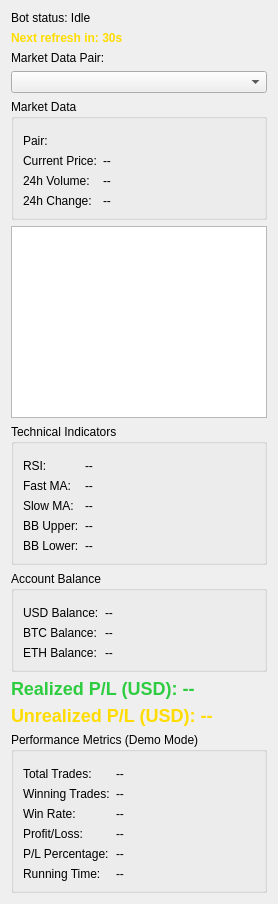
      <widget class="QWidget" name="monitoring_tab">
       <attribute name="title">
        <string>Monitoring</string>
       </attribute>
       <layout class="QVBoxLayout" name="verticalLayout_7">
        <item>
         <widget class="QLabel" name="bot_status_label">
          <property name="text">
           <string>Bot status: Idle</string>
          </property>
         </widget>
        </item>
        <item>
         <widget class="QLabel" name="refresh_countdown_label">
          <property name="styleSheet">
           <string>color: #ffdc00; font-weight: bold;</string>
          </property>
          <property name="text">
           <string>Next refresh in: 30s</string>
          </property>
         </widget>
        </item>
        <item>
         <widget class="QLabel" name="label_11">
          <property name="text">
           <string>Market Data Pair:</string>
          </property>
         </widget>
        </item>
        <item>
         <widget class="QComboBox" name="market_pair_combo"/>
        </item>
        <item>
         <widget class="QGroupBox" name="market_group">
          <property name="title">
           <string>Market Data</string>
          </property>
          <layout class="QFormLayout" name="formLayout_4">
           <property name="topMargin">
            <number>15</number>
           </property>
           <item row="0" column="0">
            <widget class="QLabel" name="label_12">
             <property name="text">
              <string>Pair:</string>
             </property>
            </widget>
           </item>
           <item row="0" column="1">
            <widget class="QLabel" name="market_pair_name_label"/>
           </item>
           <item row="1" column="0">
            <widget class="QLabel" name="label_13">
             <property name="text">
              <string>Current Price:</string>
             </property>
            </widget>
           </item>
           <item row="1" column="1">
            <widget class="QLabel" name="price_label">
             <property name="text">
              <string>--</string>
             </property>
            </widget>
           </item>
           <item row="2" column="0">
            <widget class="QLabel" name="label_14">
             <property name="text">
              <string>24h Volume:</string>
             </property>
            </widget>
           </item>
           <item row="2" column="1">
            <widget class="QLabel" name="volume_label">
             <property name="text">
              <string>--</string>
             </property>
            </widget>
           </item>
           <item row="3" column="0">
            <widget class="QLabel" name="label_15">
             <property name="text">
              <string>24h Change:</string>
             </property>
            </widget>
           </item>
           <item row="3" column="1">
            <widget class="QLabel" name="change_label">
             <property name="text">
              <string>--</string>
             </property>
            </widget>
           </item>
          </layout>
         </widget>
        </item>
        <item>
         <widget class="QTableWidget" name="all_pairs_table"/>
        </item>
        <item>
         <widget class="QGroupBox" name="indicators_group">
          <property name="title">
           <string>Technical Indicators</string>
          </property>
          <layout class="QFormLayout" name="formLayout_5">
           <property name="topMargin">
            <number>15</number>
           </property>
           <item row="0" column="0">
            <widget class="QLabel" name="label_16">
             <property name="text">
              <string>RSI:</string>
             </property>
            </widget>
           </item>
           <item row="0" column="1">
            <widget class="QLabel" name="rsi_label">
             <property name="text">
              <string>--</string>
             </property>
            </widget>
           </item>
           <item row="1" column="0">
            <widget class="QLabel" name="label_17">
             <property name="text">
              <string>Fast MA:</string>
             </property>
            </widget>
           </item>
           <item row="1" column="1">
            <widget class="QLabel" name="ma_fast_label">
             <property name="text">
              <string>--</string>
             </property>
            </widget>
           </item>
           <item row="2" column="0">
            <widget class="QLabel" name="label_18">
             <property name="text">
              <string>Slow MA:</string>
             </property>
            </widget>
           </item>
           <item row="2" column="1">
            <widget class="QLabel" name="ma_slow_label">
             <property name="text">
              <string>--</string>
             </property>
            </widget>
           </item>
           <item row="3" column="0">
            <widget class="QLabel" name="label_19">
             <property name="text">
              <string>BB Upper:</string>
             </property>
            </widget>
           </item>
           <item row="3" column="1">
            <widget class="QLabel" name="bb_upper_label">
             <property name="text">
              <string>--</string>
             </property>
            </widget>
           </item>
           <item row="4" column="0">
            <widget class="QLabel" name="label_20">
             <property name="text">
              <string>BB Lower:</string>
             </property>
            </widget>
           </item>
           <item row="4" column="1">
            <widget class="QLabel" name="bb_lower_label">
             <property name="text">
              <string>--</string>
             </property>
            </widget>
           </item>
          </layout>
         </widget>
        </item>
        <item>
         <widget class="QGroupBox" name="balance_group">
          <property name="title">
           <string>Account Balance</string>
          </property>
          <layout class="QFormLayout" name="formLayout_6">
           <property name="topMargin">
            <number>15</number>
           </property>
           <item row="0" column="0">
            <widget class="QLabel" name="label_21">
             <property name="text">
              <string>USD Balance:</string>
             </property>
            </widget>
           </item>
           <item row="0" column="1">
            <widget class="QLabel" name="usd_balance_label">
             <property name="text">
              <string>--</string>
             </property>
            </widget>
           </item>
           <item row="1" column="0">
            <widget class="QLabel" name="label_22">
             <property name="text">
              <string>BTC Balance:</string>
             </property>
            </widget>
           </item>
           <item row="1" column="1">
            <widget class="QLabel" name="btc_balance_label">
             <property name="text">
              <string>--</string>
             </property>
            </widget>
           </item>
           <item row="2" column="0">
            <widget class="QLabel" name="label_23">
             <property name="text">
              <string>ETH Balance:</string>
             </property>
            </widget>
           </item>
           <item row="2" column="1">
            <widget class="QLabel" name="eth_balance_label">
             <property name="text">
              <string>--</string>
             </property>
            </widget>
           </item>
          </layout>
         </widget>
        </item>
        <item>
         <widget class="QLabel" name="rlusd_label">
          <property name="styleSheet">
           <string>font-size: 18px; font-weight: bold; color: #2ecc40;</string>
          </property>
          <property name="text">
           <string>Realized P/L (USD): --</string>
          </property>
         </widget>
        </item>
        <item>
         <widget class="QLabel" name="unrealized_pl_label">
          <property name="styleSheet">
           <string>font-size: 18px; font-weight: bold; color: #ffdc00;</string>
          </property>
          <property name="text">
           <string>Unrealized P/L (USD): --</string>
          </property>
         </widget>
        </item>
        <item>
         <widget class="QGroupBox" name="performance_group">
          <property name="title">
           <string>Performance Metrics (Demo Mode)</string>
          </property>
          <layout class="QFormLayout" name="formLayout_7">
           <property name="topMargin">
            <number>15</number>
           </property>
           <item row="0" column="0">
            <widget class="QLabel" name="label_24">
             <property name="text">
              <string>Total Trades:</string>
             </property>
            </widget>
           </item>
           <item row="0" column="1">
            <widget class="QLabel" name="total_trades_label">
             <property name="text">
              <string>--</string>
             </property>
            </widget>
           </item>
           <item row="1" column="0">
            <widget class="QLabel" name="label_25">
             <property name="text">
              <string>Winning Trades:</string>
             </property>
            </widget>
           </item>
           <item row="1" column="1">
            <widget class="QLabel" name="winning_trades_label">
             <property name="text">
              <string>--</string>
             </property>
            </widget>
           </item>
           <item row="2" column="0">
            <widget class="QLabel" name="label_26">
             <property name="text">
              <string>Win Rate:</string>
             </property>
            </widget>
           </item>
           <item row="2" column="1">
            <widget class="QLabel" name="win_rate_label">
             <property name="text">
              <string>--</string>
             </property>
            </widget>
           </item>
           <item row="3" column="0">
            <widget class="QLabel" name="label_27">
             <property name="text">
              <string>Profit/Loss:</string>
             </property>
            </widget>
           </item>
           <item row="3" column="1">
            <widget class="QLabel" name="profit_loss_label">
             <property name="text">
              <string>--</string>
             </property>
            </widget>
           </item>
           <item row="4" column="0">
            <widget class="QLabel" name="label_28">
             <property name="text">
              <string>P/L Percentage:</string>
             </property>
            </widget>
           </item>
           <item row="4" column="1">
            <widget class="QLabel" name="profit_loss_percentage_label">
             <property name="text">
              <string>--</string>
             </property>
            </widget>
           </item>
           <item row="5" column="0">
            <widget class="QLabel" name="label_29">
             <property name="text">
              <string>Running Time:</string>
             </property>
            </widget>
           </item>
           <item row="5" column="1">
            <widget class="QLabel" name="running_time_label">
             <property name="text">
              <string>--</string>
             </property>
            </widget>
           </item>
          </layout>
         </widget>
        </item>
       </layout>
      </widget>
